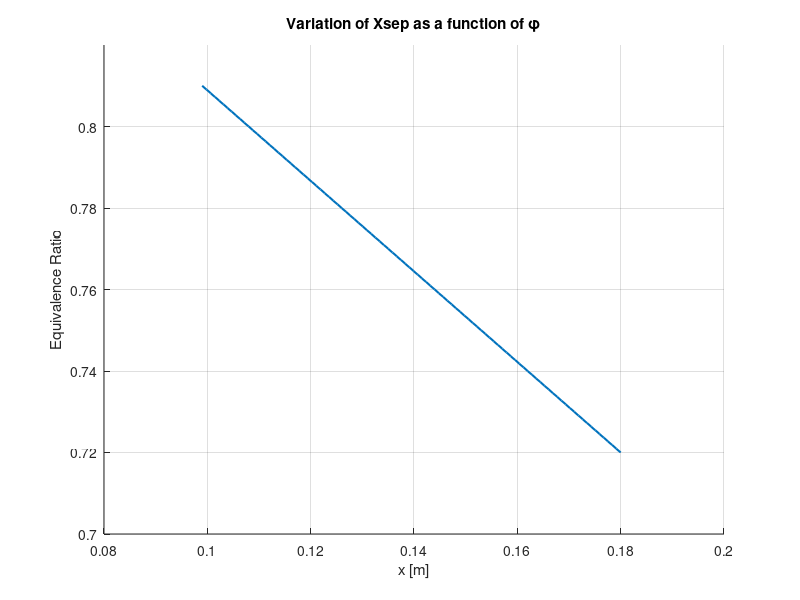
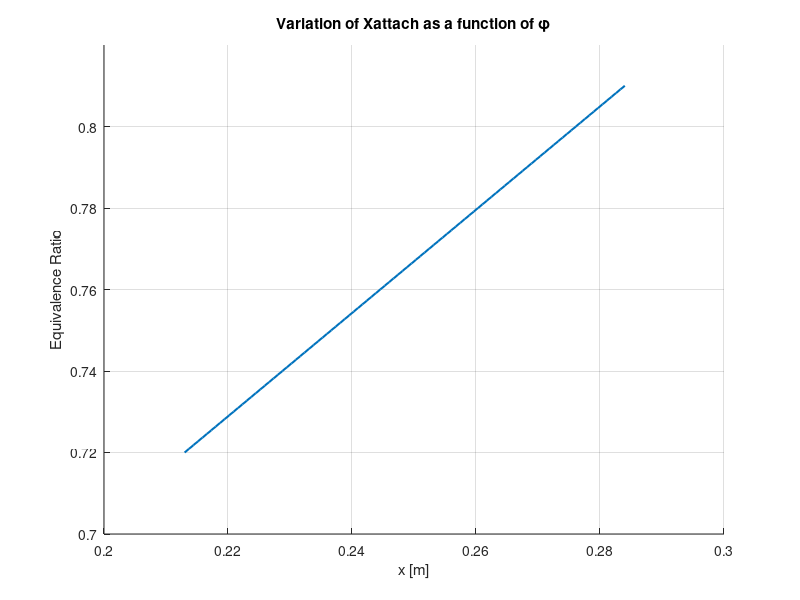

Recreate these plots in MATLAB, in order.
clc; close all; clearvars;

phi = linspace(0.72, 0.81);


xsep    = 0.180 + (phi - 0.72)*(0.099 - 0.180)/(0.81 - 0.72);
xattach = 0.213 + (phi - 0.72)*(0.284 - 0.213)/(0.81 - 0.72);

figure('Color','white'); hold on; grid on;
plot(xsep, phi, 'LineWidth',1.5);
axis([0.08 0.2 0.7 0.82]);
title('Variation of Xsep as a function of \phi')
xlabel('x [m]')
ylabel('Equivalence Ratio')

figure('Color','white'); hold on; grid on;
plot(xattach, phi, 'LineWidth',1.5);
axis([0.2 0.3 0.7 0.82]);
title('Variation of Xattach as a function of \phi')
xlabel('x [m]')
ylabel('Equivalence Ratio')
